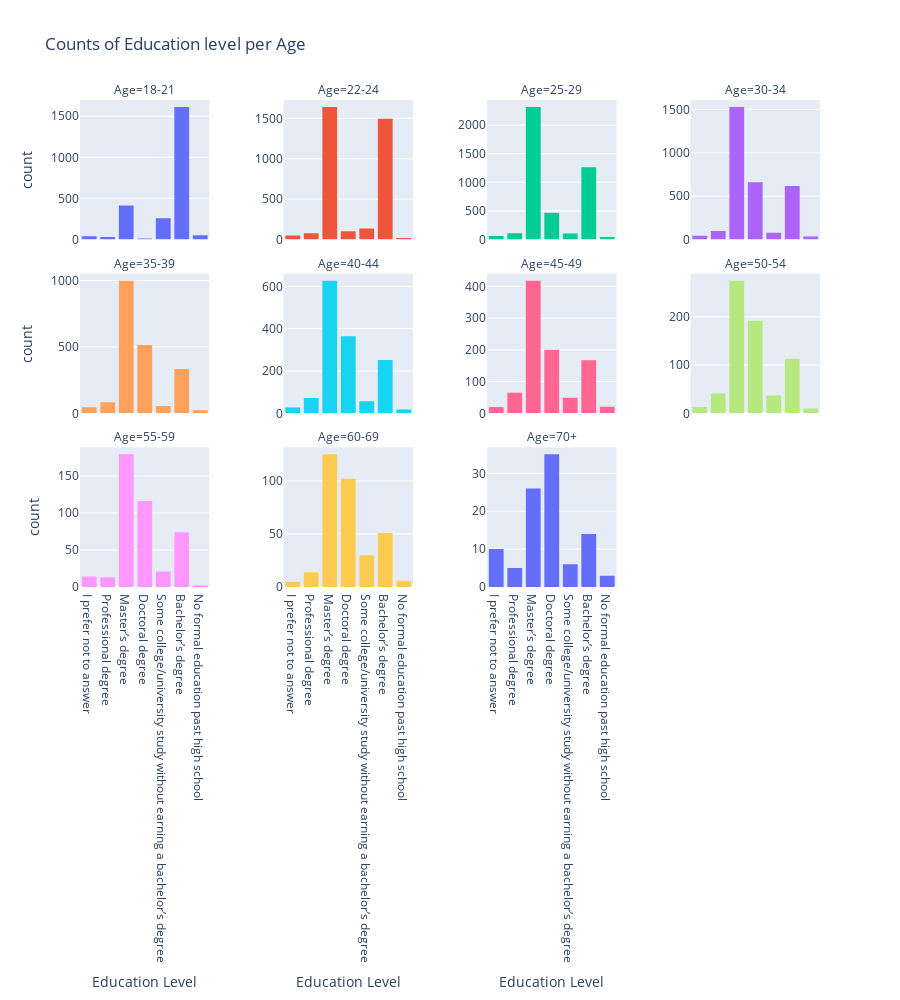

Source (notebook cell):
### Markdown cell above
### Wiek

Wcześniej bardzo szybko przyjrzeliśmy się wiekowi, ale chciałabym dowiedzieć się więcej na jego temat. Używając oryginalnego `df`, utwórz następujące wykresy:
1. Wykres fasetowy liczby poziomów wykształcenia według wieku
2. Aspekty różnych ról według wieku

Następnie omówimy następujące kwestie:
1. Wykres liczby różnych języków
2. Wykresy podrzędne/wykres fasetowy liczby różnych języków na wiek

### Code cell
# Posortujemy plik df według wieku, aby nasz wykres wyświetlał się w kolejności wiekowej
df = df.sort_values(by=["Q1"])

fig = px.histogram(df, "Q4", facet_col="Q1",
             color="Q1",
             title="Counts of Education level per Age",
             labels={"Q1": "Age", "Q4": "Education Level"},
             height=1000, 
             facet_col_wrap=4, 
             facet_col_spacing=0.1)

fig.update_layout(showlegend=False, xaxis={'categoryorder':'total descending'})
fig.update_yaxes(matches=None, showticklabels=True)

### Figure 1 — Plotly figure (JSON) as saved in the notebook; plotly's stock layout.template omitted (floating-point values rounded to 4 significant figures; data arrays with more than 128 entries replaced by an {"elided": "..."} marker saying what was removed)
{"data": [{"alignmentgroup": "True", "bingroup": "x", "hovertemplate": "Age=18-21<br>Education Level=%{x}<br>count=%{y}<extra></extra>", "legendgroup": "18-21", "marker": {"color": "#636efa", "pattern": {"shape": ""}}, "name": "18-21", "offsetgroup": "18-21", "orientation": "v", "showlegend": true, "type": "histogram", "x": {"elided": "2502 str values"}, "xaxis": "x9", "yaxis": "y9"}, {"alignmentgroup": "True", "bingroup": "x", "hovertemplate": "Age=22-24<br>Education Level=%{x}<br>count=%{y}<extra></extra>", "legendgroup": "22-24", "marker": {"color": "#EF553B", "pattern": {"shape": ""}}, "name": "22-24", "offsetgroup": "22-24", "orientation": "v", "showlegend": true, "type": "histogram", "x": {"elided": "3610 str values"}, "xaxis": "x10", "yaxis": "y10"}, {"alignmentgroup": "True", "bingroup": "x", "hovertemplate": "Age=25-29<br>Education Level=%{x}<br>count=%{y}<extra></extra>", "legendgroup": "25-29", "marker": {"color": "#00cc96", "pattern": {"shape": ""}}, "name": "25-29", "offsetgroup": "25-29", "orientation": "v", "showlegend": true, "type": "histogram", "x": {"elided": "4458 str values"}, "xaxis": "x11", "yaxis": "y11"}, {"alignmentgroup": "True", "bingroup": "x", "hovertemplate": "Age=30-34<br>Education Level=%{x}<br>count=%{y}<extra></extra>", "legendgroup": "30-34", "marker": {"color": "#ab63fa", "pattern": {"shape": ""}}, "name": "30-34", "offsetgroup": "30-34", "orientation": "v", "showlegend": true, "type": "histogram", "x": {"elided": "3120 str values"}, "xaxis": "x12", "yaxis": "y12"}, {"alignmentgroup": "True", "bingroup": "x", "hovertemplate": "Age=35-39<br>Education Level=%{x}<br>count=%{y}<extra></extra>", "legendgroup": "35-39", "marker": {"color": "#FFA15A", "pattern": {"shape": ""}}, "name": "35-39", "offsetgroup": "35-39", "orientation": "v", "showlegend": true, "type": "histogram", "x": {"elided": "2087 str values"}, "xaxis": "x5", "yaxis": "y5"}, {"alignmentgroup": "True", "bingroup": "x", "hovertemplate": "Age=40-44<br>Education Level=%{x}<br>count=%{y}<extra></extra>", "legendgroup": "40-44", "marker": {"color": "#19d3f3", "pattern": {"shape": ""}}, "name": "40-44", "offsetgroup": "40-44", "orientation": "v", "showlegend": true, "type": "histogram", "x": {"elided": "1439 str values"}, "xaxis": "x6", "yaxis": "y6"}, {"alignmentgroup": "True", "bingroup": "x", "hovertemplate": "Age=45-49<br>Education Level=%{x}<br>count=%{y}<extra></extra>", "legendgroup": "45-49", "marker": {"color": "#FF6692", "pattern": {"shape": ""}}, "name": "45-49", "offsetgroup": "45-49", "orientation": "v", "showlegend": true, "type": "histogram", "x": {"elided": "949 str values"}, "xaxis": "x7", "yaxis": "y7"}, {"alignmentgroup": "True", "bingroup": "x", "hovertemplate": "Age=50-54<br>Education Level=%{x}<br>count=%{y}<extra></extra>", "legendgroup": "50-54", "marker": {"color": "#B6E880", "pattern": {"shape": ""}}, "name": "50-54", "offsetgroup": "50-54", "orientation": "v", "showlegend": true, "type": "histogram", "x": {"elided": "692 str values"}, "xaxis": "x8", "yaxis": "y8"}, {"alignmentgroup": "True", "bingroup": "x", "hovertemplate": "Age=55-59<br>Education Level=%{x}<br>count=%{y}<extra></extra>", "legendgroup": "55-59", "marker": {"color": "#FF97FF", "pattern": {"shape": ""}}, "name": "55-59", "offsetgroup": "55-59", "orientation": "v", "showlegend": true, "type": "histogram", "x": {"elided": "422 str values"}, "xaxis": "x", "yaxis": "y"}, {"alignmentgroup": "True", "bingroup": "x", "hovertemplate": "Age=60-69<br>Education Level=%{x}<br>count=%{y}<extra></extra>", "legendgroup": "60-69", "marker": {"color": "#FECB52", "pattern": {"shape": ""}}, "name": "60-69", "offsetgroup": "60-69", "orientation": "v", "showlegend": true, "type": "histogram", "x": {"elided": "338 str values"}, "xaxis": "x2", "yaxis": "y2"}, {"alignmentgroup": "True", "bingroup": "x", "hovertemplate": "Age=70+<br>Education Level=%{x}<br>count=%{y}<extra></extra>", "legendgroup": "70+", "marker": {"color": "#636efa", "pattern": {"shape": ""}}, "name": "70+", "offsetgroup": "70+", "orientation": "v", "showlegend": true, "type": "histogram", "x": ["Master’s degree", "Doctoral degree", "Bachelor’s degree", "Bachelor’s degree", "I prefer not to answer", "I prefer not to answer", "Bachelor’s degree", "Master’s degree", "I prefer not to answer", "Doctoral degree", "Doctoral degree", "Master’s degree", "Bachelor’s degree", "Doctoral degree", "Master’s degree", "No formal education past high school", "Master’s degree", "Some college/university study without earning a bachelor’s degree", "Bachelor’s degree", "Master’s degree", "Bachelor’s degree", "Doctoral degree", "Doctoral degree", "Doctoral degree", "Professional degree", "Doctoral degree", "Doctoral degree", "Master’s degree", "Doctoral degree", "Doctoral degree", "Doctoral degree", "Doctoral degree", "Doctoral degree", "Doctoral degree", "I prefer not to answer", "Doctoral degree", "Bachelor’s degree", "Master’s degree", "Doctoral degree", "Master’s degree", "No formal education past high school", "Professional degree", "Master’s degree", "Master’s degree", "Doctoral degree", "Doctoral degree", "Doctoral degree", "Doctoral degree", "Master’s degree", "Master’s degree", "Master’s degree", "Doctoral degree", "Doctoral degree", "Professional degree", "No formal education past high school", "Master’s degree", "Doctoral degree", "Doctoral degree", "Doctoral degree", "Some college/university study without earning a bachelor’s degree", "Doctoral degree", "I prefer not to answer", "Some college/university study without earning a bachelor’s degree", "Master’s degree", "Master’s degree", "Bachelor’s degree", "Bachelor’s degree", "Master’s degree", "Doctoral degree", "I prefer not to answer", "Doctoral degree", "I prefer not to answer", "Bachelor’s degree", "Bachelor’s degree", "Professional degree", "Bachelor’s degree", "I prefer not to answer", "Some college/university study without earning a bachelor’s degree", "Master’s degree", "Bachelor’s degree", "Doctoral degree", "Doctoral degree", "Bachelor’s degree", "Master’s degree", "Master’s degree", "I prefer not to answer", "Some college/university study without earning a bachelor’s degree", "Professional degree", "Master’s degree", "Doctoral degree", "Master’s degree", "Master’s degree", null, "Master’s degree", "Doctoral degree", "Some college/university study without earning a bachelor’s degree", "Doctoral degree", "Doctoral degree", "I prefer not to answer", "Master’s degree"], "xaxis": "x3", "yaxis": "y3"}], "layout": {"annotations": [{"font": {}, "showarrow": false, "text": "Age=55-59", "x": 0.0875, "xanchor": "center", "xref": "paper", "y": 0.2867, "yanchor": "bottom", "yref": "paper"}, {"font": {}, "showarrow": false, "text": "Age=60-69", "x": 0.3625, "xanchor": "center", "xref": "paper", "y": 0.2867, "yanchor": "bottom", "yref": "paper"}, {"font": {}, "showarrow": false, "text": "Age=70+", "x": 0.6375, "xanchor": "center", "xref": "paper", "y": 0.2867, "yanchor": "bottom", "yref": "paper"}, {"font": {}, "showarrow": false, "text": "Age=35-39", "x": 0.0875, "xanchor": "center", "xref": "paper", "y": 0.6433, "yanchor": "bottom", "yref": "paper"}, {"font": {}, "showarrow": false, "text": "Age=40-44", "x": 0.3625, "xanchor": "center", "xref": "paper", "y": 0.6433, "yanchor": "bottom", "yref": "paper"}, {"font": {}, "showarrow": false, "text": "Age=45-49", "x": 0.6375, "xanchor": "center", "xref": "paper", "y": 0.6433, "yanchor": "bottom", "yref": "paper"}, {"font": {}, "showarrow": false, "text": "Age=50-54", "x": 0.9125, "xanchor": "center", "xref": "paper", "y": 0.6433, "yanchor": "bottom", "yref": "paper"}, {"font": {}, "showarrow": false, "text": "Age=18-21", "x": 0.0875, "xanchor": "center", "xref": "paper", "y": 1.0, "yanchor": "bottom", "yref": "paper"}, {"font": {}, "showarrow": false, "text": "Age=22-24", "x": 0.3625, "xanchor": "center", "xref": "paper", "y": 1.0, "yanchor": "bottom", "yref": "paper"}, {"font": {}, "showarrow": false, "text": "Age=25-29", "x": 0.6375, "xanchor": "center", "xref": "paper", "y": 1.0, "yanchor": "bottom", "yref": "paper"}, {"font": {}, "showarrow": false, "text": "Age=30-34", "x": 0.9125, "xanchor": "center", "xref": "paper", "y": 1.0, "yanchor": "bottom", "yref": "paper"}], "barmode": "relative", "height": 1000, "legend": {"title": {"text": "Age"}, "tracegroupgap": 0}, "showlegend": false, "title": {"text": "Counts of Education level per Age"}, "xaxis": {"anchor": "y", "categoryorder": "total descending", "domain": [0, 0.175], "title": {"text": "Education Level"}}, "xaxis10": {"anchor": "y10", "domain": [0.275, 0.45], "matches": "x", "showticklabels": false}, "xaxis11": {"anchor": "y11", "domain": [0.55, 0.725], "matches": "x", "showticklabels": false}, "xaxis12": {"anchor": "y12", "domain": [0.825, 1], "matches": "x", "showticklabels": false}, "xaxis2": {"anchor": "y2", "domain": [0.275, 0.45], "matches": "x", "title": {"text": "Education Level"}}, "xaxis3": {"anchor": "y3", "domain": [0.55, 0.725], "matches": "x", "title": {"text": "Education Level"}}, "xaxis4": {"anchor": "y4", "domain": [0.825, 1], "matches": "x", "title": {"text": "Education Level"}}, "xaxis5": {"anchor": "y5", "domain": [0, 0.175], "matches": "x", "showticklabels": false}, "xaxis6": {"anchor": "y6", "domain": [0.275, 0.45], "matches": "x", "showticklabels": false}, "xaxis7": {"anchor": "y7", "domain": [0.55, 0.725], "matches": "x", "showticklabels": false}, "xaxis8": {"anchor": "y8", "domain": [0.825, 1], "matches": "x", "showticklabels": false}, "xaxis9": {"anchor": "y9", "domain": [0, 0.175], "matches": "x", "showticklabels": false}, "yaxis": {"anchor": "x", "domain": [0, 0.2867], "showticklabels": true, "title": {"text": "count"}}, "yaxis10": {"anchor": "x10", "domain": [0.7133, 1.0], "showticklabels": true}, "yaxis11": {"anchor": "x11", "domain": [0.7133, 1.0], "showticklabels": true}, "yaxis12": {"anchor": "x12", "domain": [0.7133, 1.0], "showticklabels": true}, "yaxis2": {"anchor": "x2", "domain": [0, 0.2867], "showticklabels": true}, "yaxis3": {"anchor": "x3", "domain": [0, 0.2867], "showticklabels": true}, "yaxis4": {"anchor": "x4", "domain": [0, 0.2867], "showticklabels": true}, "yaxis5": {"anchor": "x5", "domain": [0.3567, 0.6433], "showticklabels": true, "title": {"text": "count"}}, "yaxis6": {"anchor": "x6", "domain": [0.3567, 0.6433], "showticklabels": true}, "yaxis7": {"anchor": "x7", "domain": [0.3567, 0.6433], "showticklabels": true}, "yaxis8": {"anchor": "x8", "domain": [0.3567, 0.6433], "showticklabels": true}, "yaxis9": {"anchor": "x9", "domain": [0.7133, 1.0], "showticklabels": true, "title": {"text": "count"}}}}
